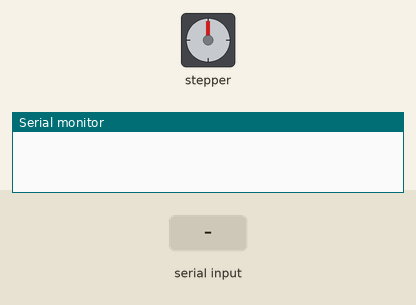
Bench run of a sketch on a simulated Arduino Uno, built with avr-gcc and run on an emulated ATmega328P. Parts: stepper motor, the last lines printed to the serial monitor. The inputs (shaded band) are chosen by the test bench. Stepper angles assume 90 steps per turn.

Above: at 1.2 s.
1.3 s: "C" received over Serial
At 1.64 s:
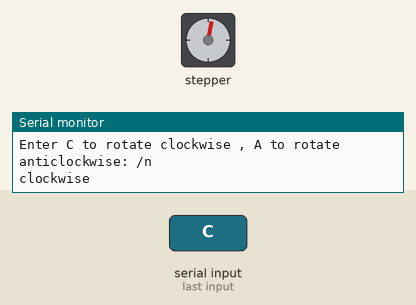
At 2.04 s:
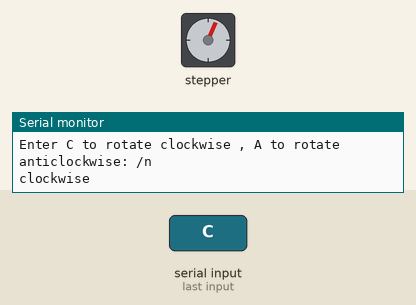
13.3 s: "A" received over Serial
At 13.9 s:
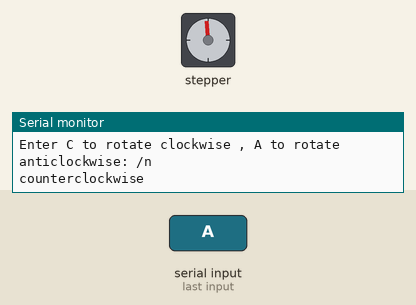
Timing chart, 0 to 22.3 s (numbered marks = the images above; inputs shaded):
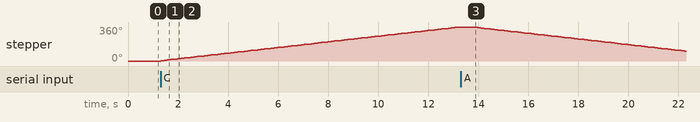

Measured:
- after the input at 1.3 s, stepper: keeps turning clockwise at about 30°/s, starting at once
- after the input at 13.3 s, stepper: keeps turning counter-clockwise at about 30°/s, starting after 0.54 s

The sketch:

HC-05_with_stepper_motor.ino
```cpp
/* Stepper Motor Control */

#include <Stepper.h>
const int stepsPerRevolution = 90;
char data =0;
// change this to fit the number of steps per revolution
// for your motor
// initialize the stepper library on pins 8 through 11:
Stepper myStepper(stepsPerRevolution, 8, 9, 10, 11);

void setup() {
   // set the speed at 60 rpm:
   myStepper.setSpeed(5);
   // initialize the serial port:
   Serial.begin(9600);
}

void loop() {
   // step one revolution in one direction:
   if(Serial.available() > 0)
   {
    Serial.print("Enter C to rotate clockwise , A to rotate anticlockwise: ");
    data=Serial.read();
    Serial.println("/n");
     if (data =='C'){
     Serial.println("clockwise");
     myStepper.step(stepsPerRevolution);
     delay(500);
     }
     if (data=='A'){
     Serial.println("counterclockwise");
     myStepper.step(-stepsPerRevolution);
     delay(500);
     }
   }
}
```
